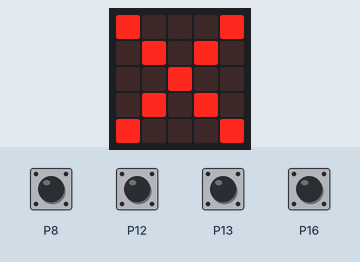
Bench run of a program on a simulated BBC micro:bit running MicroPython. Shown: the board's 5×5 LED display. The test bench sets the inputs (shaded band); at power-on: P8, P12, P13, P16 LOW. Random numbers come from a fixed seed; what the program prints to the serial console is not drawn.

Above: at 5.3 s.
5.4 s: P8 pulled HIGH for 0.15 s
At 5.7 s:
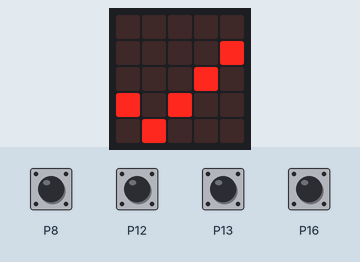
At 7.2 s:
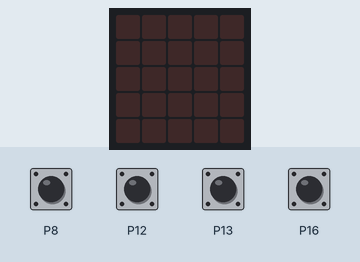
7.5 s: P12 pulled HIGH for 0.15 s
10.6 s: P13 pulled HIGH for 0.15 s
13.7 s: P16 pulled HIGH for 1 s
16.6 s: P8 pulled HIGH for 1 s
20.6 s: P12 pulled HIGH for 1 s
Timing chart, 0 to 23.6 s (numbered marks = the images above; inputs shaded):
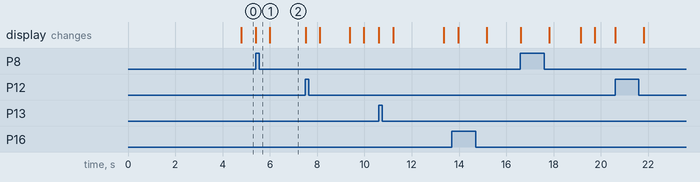

Measured:
- after the input at 5.4 s, the display: changes at once (image 1)

The program:

rainbow_racer.py
```python
import random
from microbit import display, Image, sleep, pin8, pin12, pin13, pin16
from sphero import RVRDrive, RVRLed, RVRPower


# read the GPIO pins to figure out which button (if any) was pressed
def check_input():
    input_btn = 0
    if pin8.read_digital():
        input_btn = 1  # yellow
    elif pin12.read_digital():
        input_btn = 2  # green
    elif pin13.read_digital():
        input_btn = 3  # red
    elif pin16.read_digital():
        input_btn = 4  # blue

    return input_btn


# set RVR's LEDs depending on the randomly generated current_color
def set_leds():
    if current_color == 1:
        RVRLed.set_all_leds(255, 255, 0)  # yellow
    elif current_color == 2:
        RVRLed.set_all_leds(0, 255, 0)  # green
    elif current_color == 3:
        RVRLed.set_all_leds(255, 0, 0)  # red
    elif current_color == 4:
        RVRLed.set_all_leds(0, 0, 255)  # blue

    return


# show a checkmark if the input_btn matched the current_color
def show_correct_feedback():
    display.show(Image.YES)
    sleep(600)
    display.clear()


# show an X if the input_btn did not match the current_color
def show_incorrect_feedback():
    display.show(Image.NO)
    sleep(600)
    display.clear()


# wait for RVR to turn on
RVRPower.wake()
sleep(2000)

# initialize values
current_color = random.randint(1, 4)
current_speed = 0
penalty_counter = 0
input_btn = 0


while True:
    set_leds()
    input_btn = check_input()
    penalty_counter += 1

    # check if the user takes too long to press a button
    if penalty_counter > 250:
        show_incorrect_feedback()
        current_speed -= 6
        penalty_counter = 0
        current_color = random.randint(1, 4)
        input_btn = 0

    # keep current_speed within the range [0, 60]
    if current_speed > 60:
        current_speed = 60
    if current_speed < 0:
        current_speed = 0

    RVRDrive.drive(current_speed, 0)

    # check user input and give proper feedback
    if input_btn == 0:
        pass
    elif input_btn == current_color:
        show_correct_feedback()
        current_speed += 6
        penalty_counter = 0
        current_color = random.randint(1, 4)
        input_btn = 0
    elif input_btn != current_color:
        show_incorrect_feedback()
        current_speed -= 6
        input_btn = 0
```

sphero.py
```python
from microbit import uart


class LEDs:
    RIGHT_HEADLIGHT = [0x00, 0x00, 0x00, 0x07]
    LEFT_HEADLIGHT = [0x00, 0x00, 0x00, 0x38]
    LEFT_STATUS = [0x00, 0x00, 0x01, 0xC0]
    RIGHT_STATUS = [0x00, 0x00, 0x0E, 0x00]
    BATTERY_DOOR_FRONT = [0x00, 0x03, 0x80, 0x00]
    BATTERY_DOOR_REAR = [0x00, 0x00, 0x70, 0x00]
    POWER_BUTTON_FRONT = [0x00, 0x1C, 0x00, 0x00]
    POWER_BUTTON_REAR = [0x00, 0xE0, 0x00, 0x00]
    LEFT_BRAKELIGHT = [0x07, 0x00, 0x00, 0x00]
    RIGHT_BRAKELIGHT = [0x38, 0x00, 0x00, 0x00]


class RawMotorModes:
    OFF = 0
    FORWARD = 1
    BACKWARD = 2


class RVRDrive:
    @staticmethod
    def drive(speed, heading):
        flags = 0x00

        if speed < 0:
            speed *= -1
            heading += 180
            heading %= 360
            flags = 0x01

        drive_data = [
            0x8D, 0x3E, 0x12, 0x01, 0x16, 0x07, 0x00,
            speed, heading >> 8, heading & 0xFF, flags
        ]

        drive_data.extend([~((sum(drive_data) - 0x8D) % 256) & 0x00FF, 0xD8])

        uart.write(bytearray(drive_data))

        return

    @staticmethod
    def stop(heading):
        RVRDrive.drive(0, heading)

        return

    @staticmethod
    def set_raw_motors(left_mode, left_speed, right_mode, right_speed):
        if left_mode < 0 or left_mode > 2:
            left_mode = 0

        if right_mode < 0 or right_mode > 2:
            right_mode = 0

        raw_motor_data = [
            0x8D, 0x3E, 0x12, 0x01, 0x16, 0x01, 0x00,
            left_mode, left_speed, right_mode, right_speed
        ]

        raw_motor_data.extend([~((sum(raw_motor_data) - 0x8D) % 256) & 0x00FF, 0xD8])

        uart.write(bytearray(raw_motor_data))

        return

    @staticmethod
    def reset_yaw():
        drive_data = [0x8D, 0x3E, 0x12, 0x01, 0x16, 0x06, 0x00]

        drive_data.extend([~((sum(drive_data) - 0x8D) % 256) & 0x00FF, 0xD8])

        uart.write(bytearray(drive_data))

        return


class RVRLed:
    @staticmethod
    def set_all_leds(red, green, blue):
        led_data = [
            0x8D, 0x3E, 0x11, 0x01, 0x1A, 0x1A, 0x00,
            0x3F, 0xFF, 0xFF, 0xFF
        ]

        for _ in range (10):
            led_data.extend([red, green, blue])

        led_data.extend([~((sum(led_data) - 0x8D) % 256) & 0x00FF, 0xD8])

        uart.write(bytearray(led_data))

        return

    @staticmethod
    def set_rgb_led_by_index(index, red, green, blue):
        led_data = [0x8D, 0x3E, 0x11, 0x01, 0x1A, 0x1A, 0x00]

        led_data.extend(index)
        led_data.extend([red, green, blue])
        led_data.extend([~((sum(led_data) - 0x8D) % 256) & 0x00FF, 0xD8])

        uart.write(bytearray(led_data))

        return


class RVRPower:
    @staticmethod
    def wake():
        power_data = [0x8D, 0x3E, 0x11, 0x01, 0x13, 0x0D, 0x00]
        power_data.extend([~((sum(power_data) - 0x8D) % 256) & 0x00FF, 0xD8])

        uart.write(bytearray(power_data))

        return

    @staticmethod
    def sleep():
        power_data = [0x8D, 0x3E, 0x11, 0x01, 0x13, 0x01, 0x00]
        power_data.extend([~((sum(power_data) - 0x8D) % 256) & 0x00FF, 0xD8])

        uart.write(bytearray(power_data))

        return
```
